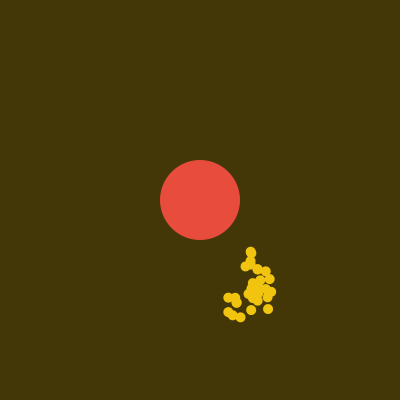
Frame 1 (no input)
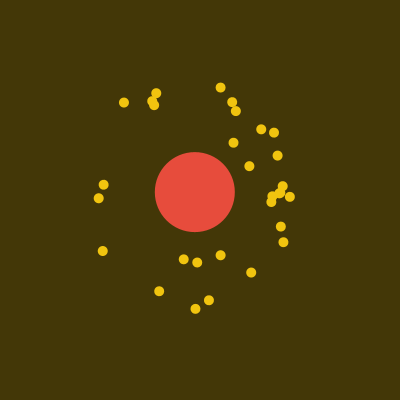
Frame 60 (the mouse pressed at the canvas centre just before this capture)
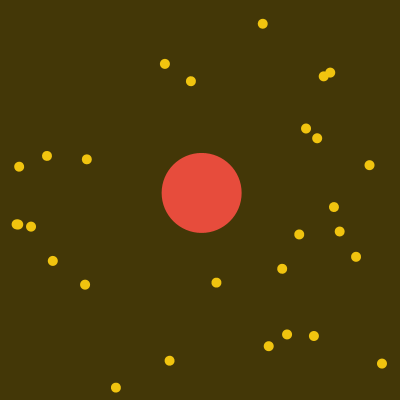
Frame 120 (the mouse held since frame 60 and released just before this capture)

The Processing sketch that drew these frames (run headless with seeded random() and noise(); from frame 60 on, the mouse is pressed at the canvas centre):

// Processing sketch: NOC_2_6_attraction
// ── NOC_2_6_attraction.pde
Mover[] movers = new Mover[30];
Attractor a;

float frequency = .001;
  float noiseInterval = PI; // Using an irrational number like PI (as opposed to an integer) prevents obvious pulsing
                            // Due to noise's grid-like structure. To see what I mean, try using a value of 2,
                            // instead of PI.
                            
void setup() {
  size(400,400);
  smooth();
    for (int i = 0; i < movers.length; i++) {
    movers[i] = new Mover(new PVector(random(50, 100),random(50, 100)), random(1,3));
  }
  
  
  a = new Attractor();
  
  
}

void draw() {
  background(#433707);
  a.display();
  a.update();
  
  
  //shakeFactor = map(noise(noiseInterval + frameCount * frequency),0,1,0,400);

for (int i = 0; i < movers.length; i++) {
  PVector force = a.attract(movers[i]);
  
  Boolean bounce = a.checkBounce(movers[i]);
  movers[i].applyForce(force);
  


  if (bounce == true){


    movers[i].doBounce(bounce);
    
  }
  
  
  movers[i].update();
 
  
  movers[i].display(a.location);
}

}

void mousePressed(){
  for (int i = 0; i < movers.length; i++) {
    movers[i].applyForce(new PVector(movers[i].location.x/30, movers[i].location.y/30));
    movers[i].update();
    
  }
  
}






// ── Attractor.pde
// Attraction
// Daniel Shiffman <http://www.shiffman.net>

// A class for a draggable attractive body in our world

class Attractor {
  float mass;    // Mass, tied to size
  float G;       // Gravitational Constant
  PVector location;   // Location
  float dx;
  float dy;

  Attractor() {
    location = new PVector(width/2,height/2);
    mass = 40;
    G = 0.1;


    
    
   
  }

  PVector attract(Mover m) {
    
    PVector force = new PVector(-m.location.x, -m.location.y);   // Calculate direction of force
    float d = force.mag();                              // Distance between objects
    d = constrain(d,5.0,25.0);                        // Limiting the distance to eliminate "extreme" results for very close or very far objects
    force.normalize();                                  // Normalize vector (distance doesn't matter here, we just want this vector for direction)
    float strength = (G * mass * m.mass) / (d * d);      // Calculate gravitional force magnitude
    force.mult(strength);                                  // Get force vector --> magnitude * direction
    return force;
  }
  
  
 
  
  
  Boolean  checkBounce(Mover m) {
    Boolean bounce = false;
    PVector force = new PVector(-m.location.x, -m.location.y);   // Calculate direction of force
    float d = force.mag(); 
    //println(d);
    if (d <= mass+5){
      bounce = true;
    
    }
    
    return bounce;
      
  }





  // Method to display
  void display() {
    dx = random(-3, 3);
    dy = random(-3, 3);
    ellipseMode(CENTER);
    noStroke();
    fill(#e74c3c);
    pushMatrix();
    translate(location.x, location.y);
    ellipse(0,0,mass*2,mass*2);
    popMatrix();
    
    giggle();
  }
  
  
  void giggle(){
    if((location.x > width/2 +80)||(location.x < width/2 -80)){
      dx = -dx;
    
  }
  
    if((location.y > height/2 +80)||(location.y < height/2 -80)){
      dy = -dy;
    
  }
  
  
  }
  
  void update(){
    location.x += dx;
    location.y += dy;
  }

}

// ── Mover.pde
class Mover {

  PVector location;
  PVector velocity;
  PVector acceleration;
  float mass;
  boolean bounce;
  
  float angle = 0;
  float aVelocity = 0;
  float aAcceleration = 0;

  Mover(PVector _loc,float _m) {
    location = _loc;
    mass = _m;
    velocity = new PVector(0,0);
    acceleration = new PVector(0,0);

  }
  
  void applyForce(PVector force) {
    PVector f = PVector.div(force,mass);
    acceleration.add(f);
  }
  
  void update() {
    velocity.add(acceleration);
    location.add(velocity);    
    angle += random(-0.1, 0.5);
    
   
    
//    velocity.x += aVelocity;
    
    
    
    
    acceleration.mult(0);
    
    
  }

  void display(PVector loc) {
    noStroke();
    fill(#f1c40f);
   // rectMode(CENTER);
    pushMatrix();
    translate(loc.x,loc.y);
    rotate(angle);
   ellipse(location.x,location.y,10,10);
    popMatrix();
    
    
    
  }
  
  void doBounce(boolean bounce){
    if(bounce == true){
      velocity.mult(-0.7);
      acceleration.mult(0);
    }
    
}

}
